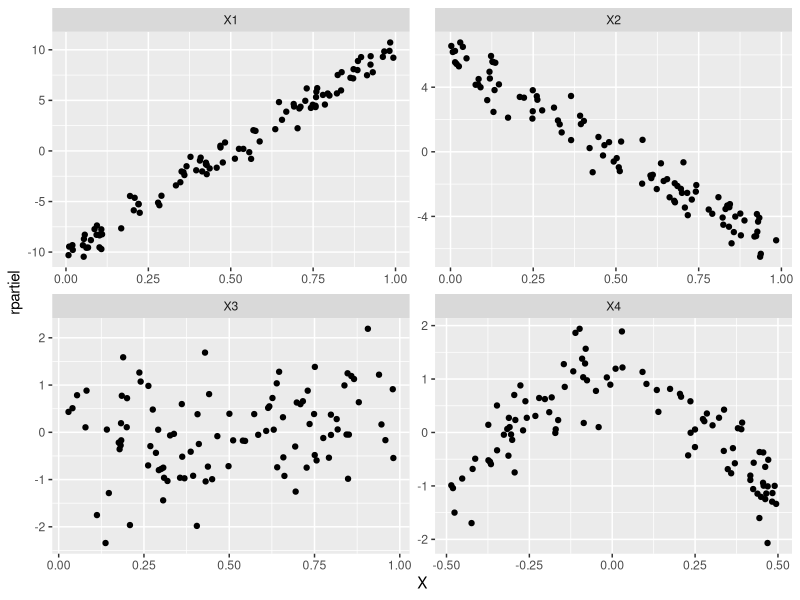
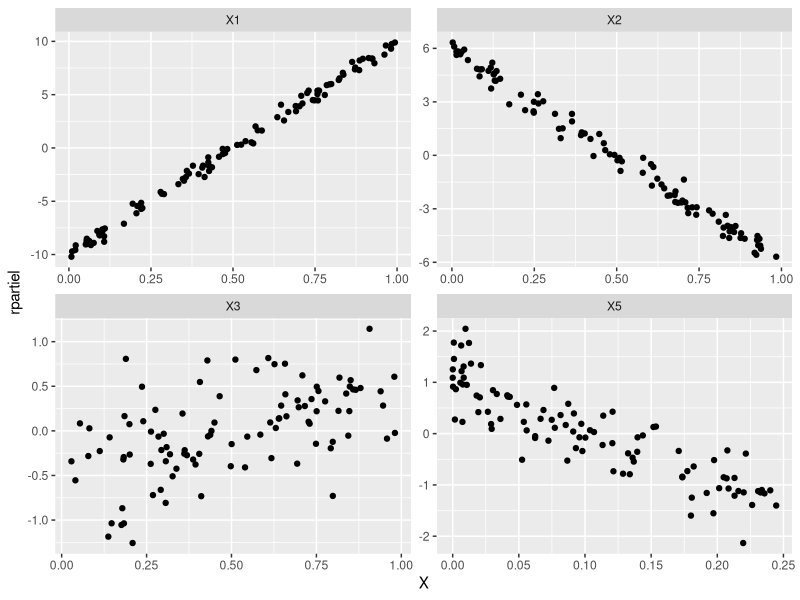
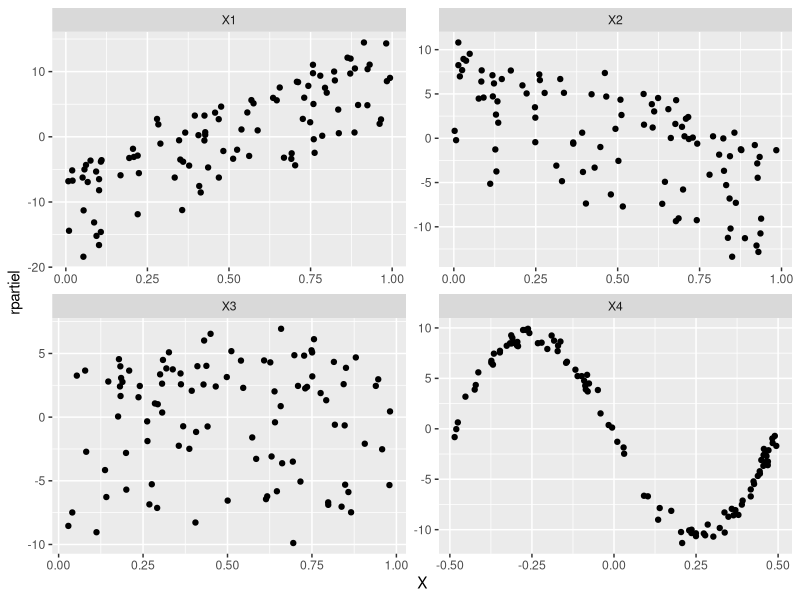
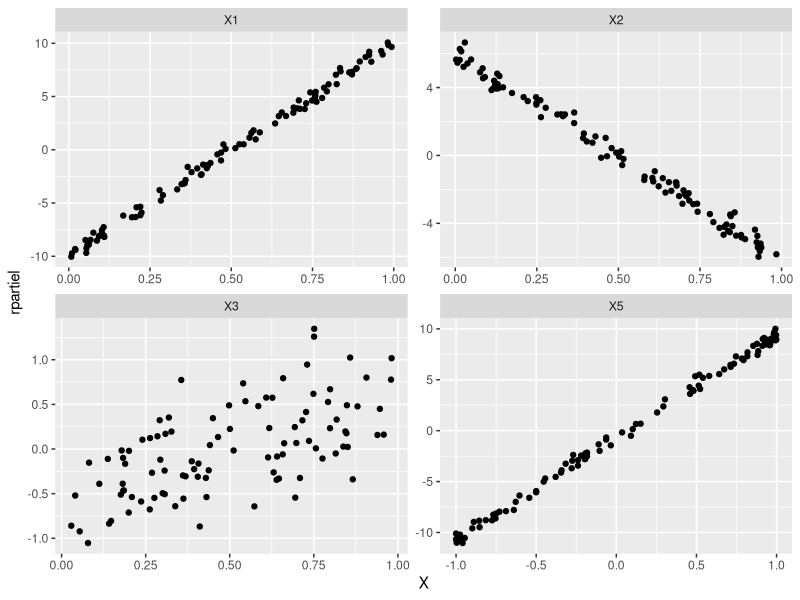

Write R code to recreate these figures, in order.
## ---- chunk 1

## ---- chunk 2
    don <- read.table("../donnees/tprespartiel.dta", header=TRUE, sep=";")
## ---- chunk 3
    mod <- lm(Y~X1+X2+X3+X4, data=don)
## ---- chunk 4
    rpartiel <- residuals(mod, type="partial")
## ---- chunk 5
    noms <- rep(names(don)[1:4], each=nrow(don))
    X <-  as.vector(data.matrix(don[,1:4]))
    donlong <- cbind.data.frame(noms, X, rpartiel=as.vector(rpartiel))
## ---- chunk 6
    library(ggplot2)
    ggplot(donlong, aes(X, rpartiel)) + geom_point() +
      facet_wrap(vars(noms), scale="free")
## ---- chunk 7
    don <- cbind.data.frame(don, X5=don$X4^{2})
    mod2 <- lm(Y~X1+X2+X3+X5, data=don)
    rpartiel <- residuals(mod2, type="partial")
    noms <- rep(names(don)[c(1:3,6)], each=nrow(don))
    X <-  as.vector(data.matrix(don[,c(1:3,6)]))
    donlong2 <- cbind.data.frame(noms, X, rpartiel=as.vector(rpartiel))
    ggplot(donlong2, aes(X, rpartiel)) + geom_point() +
      facet_wrap(vars(noms), scale="free")
## ---- chunk 8
    donbis <- read.table("../donnees/tpbisrespartiel.dta", header=TRUE, sep=";")
    modbis <- lm(Y~X1+X2+X3+X4, data=donbis)
    rpartiel <- residuals(modbis, type="partial")
    noms <- rep(names(donbis)[1:4], each=nrow(donbis))
    X <-  as.vector(data.matrix(donbis[,1:4]))
    donlongbis <- cbind.data.frame(noms, X, rpartiel=as.vector(rpartiel))
    ggplot(donlongbis, aes(X, rpartiel)) + geom_point() +
      facet_wrap(vars(noms), scale="free")
## ---- chunk 9
    donbis <- cbind.data.frame(donbis, X5=sin(-2*pi*donbis$X4))
    modbis2 <- lm(Y~X1+X2+X3+X5, data=donbis)
    rpartiel <- residuals(modbis2, type="partial")
    noms <- rep(names(donbis)[c(1:3,6)], each=nrow(donbis))
    X <-  as.vector(data.matrix(donbis[,c(1:3,6)]))
    donlongbis2 <- cbind.data.frame(noms, X, rpartiel=as.vector(rpartiel))
    ggplot(donlongbis2, aes(X, rpartiel)) + geom_point() +
      facet_wrap(vars(noms), scale="free")
